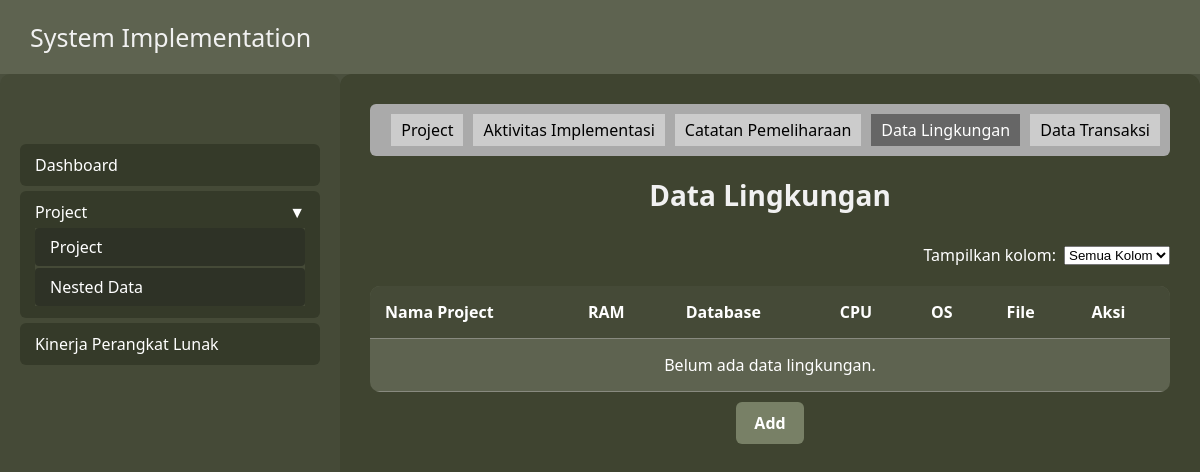
The page /nested_lingkungan/ on the database as committed earlier.
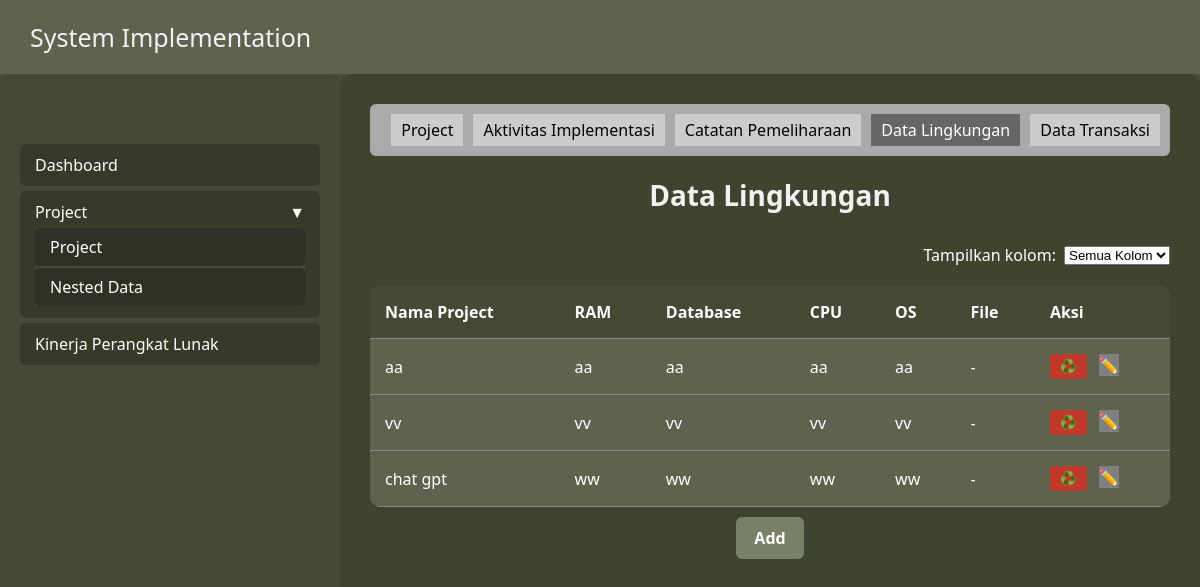
The same page on the database as committed later.
### dataentry/models.py (models this page shows, shortened)
class DataLingkungan(models.Model):
    project = models.ForeignKey(Project, on_delete=models.CASCADE, related_name='data_lingkungan')
    ram = models.CharField(max_length=100)
    database = models.CharField(max_length=100)
    cpu = models.CharField(max_length=100)
    os = models.CharField(max_length=100)
    input_file = models.FileField(upload_to='lingkungan_files/', blank=True, null=True) # Add this line

class Project(models.Model):
    id_project = models.AutoField(primary_key=True)
    nama_project = models.CharField(max_length=255)
    model = models.CharField(max_length=255)
    external_id = models.CharField(max_length=255, unique=True, blank=True, null=True)
    deskripsi = models.TextField()

### dataentry/views.py (the view)
# urls.py: path('nested_lingkungan/', views.nested_lingkungan, name='nested_lingkungan'),
def nested_lingkungan(request):
    data_lingkungan_list = DataLingkungan.objects.select_related('project').all()
    return render(request, 'nested_lingkungan.html', {'data_lingkungan_list': data_lingkungan_list})

### dataentry/templates/nested_lingkungan.html (shortened to what this page needs)
<!DOCTYPE html>
<html lang="id">
<head>
</head>
<body>
  <header>
    <h2>System Implementation</h2>
  </header>
  <div class="container">
    <div class="sidebar">
      <ul class="menu">
        <li>
          <a href="{% url 'dashboard' %}" style="color: inherit; text-decoration: none; display: block;">Dashboard</a>
        </li>
        <li class="dropdown-toggle open">
          Project <span style="float: right;">▼</span>
          <ul class="submenu" style="display: block;">
            <li><a href="{% url 'project_form' %}" style="color: inherit; text-decoration: none; display: block;">Project</a>
            </li>
            <li><a href="{% url 'nested' %}" style="color: inherit; text-decoration: none; display: block;">Nested Data</a>
            </li>
          </ul>
        </li>
        <li>
          <a href="{% url 'kinerja' %}" style="color: inherit; text-decoration: none; display: block;">Kinerja Perangkat
            Lunak</a>
        </li>
      </ul>
    </div>
    <div class="content">
      <div class="tabs">
        <div><a href="{% url 'nested' %}" style="color: inherit; text-decoration: none;">Project</a></div>
        <div><a href="{% url 'nested_aktivitas' %}" style="color: inherit; text-decoration: none;">Aktivitas Implementasi</a></div>
        <div><a href="{% url 'nested_catatan' %}" style="color: inherit; text-decoration: none;">Catatan Pemeliharaan</a>
        </div>
        <div class="active">Data Lingkungan</div>
        <div><a href="{% url 'nested_datatransaksi' %}" style="color: inherit; text-decoration: none;">Data Transaksi</a>
        </div>
      </div>
      <h1>Data Lingkungan</h1>
      <div style="margin-bottom: 20px; display: flex; justify-content: flex-end; align-items: center;">
        <label for="filter-column" style="margin-right: 8px;">Tampilkan kolom: </label>
        <select id="filter-column" onchange="filterTableColumn()">
          <option value="all">Semua Kolom</option>
        </select>
      </div>
      <table>
        <thead>
          <tr>
            <th class="col-nama">Nama Project</th>
            <th class="col-ram">RAM</th>
            <th class="col-database">Database</th>
            <th class="col-cpu">CPU</th>
            <th class="col-os">OS</th>
            <th class="col-file">File</th>
            <th>Aksi</th>
          </tr>
        </thead>
        <tbody>
          {% for lingkungan in data_lingkungan_list %}
          <tr>
            <td class="col-nama">{{ lingkungan.project.nama_project }}</td>
            <td class="col-ram">{{ lingkungan.ram }}</td>
            <td class="col-database">{{ lingkungan.database }}</td>
            <td class="col-cpu">{{ lingkungan.cpu }}</td>
            <td class="col-os">{{ lingkungan.os }}</td>
            <td class="col-file">
              {% if lingkungan.input_file %}
                <a href="{{ lingkungan.input_file.url }}" target="_blank">{{ lingkungan.input_file.name }}</a> {% else %}
                -
              {% endif %}
            </td>
            <td class="action-buttons">
              <form method="POST" action="{% url 'delete_datalingkungan' lingkungan.id %}" style="display:inline;">
                <button type="submit" class="delete-btn" onclick="return confirm('Yakin ingin menghapus data ini?')">♻️</button>
              </form>
              <a href="{% url 'edit_datalingkungan' lingkungan.id %}" class="edit-btn" style="text-decoration:none;">✏️</a>
            </td>
          </tr>
          {% empty %}
          <tr>
            <td colspan="7" style="text-align: center;">Belum ada data lingkungan.</td>
          </tr>
          {% endfor %}
        </tbody>
      </table>
      <div style="margin-top: 20px; text-align: center;">
                <a href="{% url 'add_data_lingkungan' %}" class="add-btn"
                    style="background: #788066; color: white; padding: 10px 18px; border-radius: 6px; text-decoration: none; font-weight: bold;">Add</a>
    </div>
  </div>
</body>
</html

Rows that differ between the two databases and show on the page:
added DataLingkungan: project.nama_project "aa", ram "aa", database "aa", cpu "aa", os "aa"
added DataLingkungan: project.nama_project "vv", ram "vv", database "vv", cpu "vv", os "vv"
now on this page (row edited): DataLingkungan: project.nama_project "chat gpt", ram "ww", database "ww", cpu "ww", os "ww"
Other text that changed with them:
text no longer shown: "Belum ada data lingkungan."
